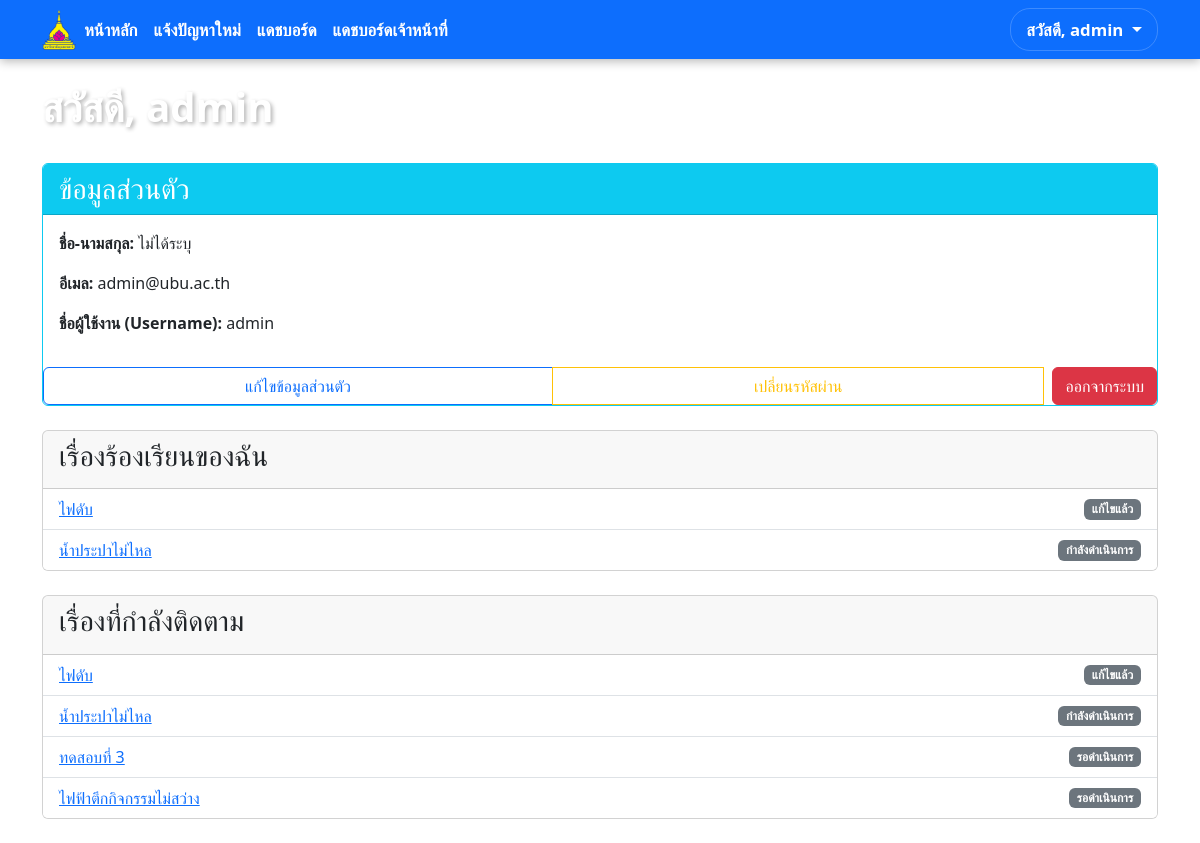
Before: /profile/ (signed in) with the older database file.
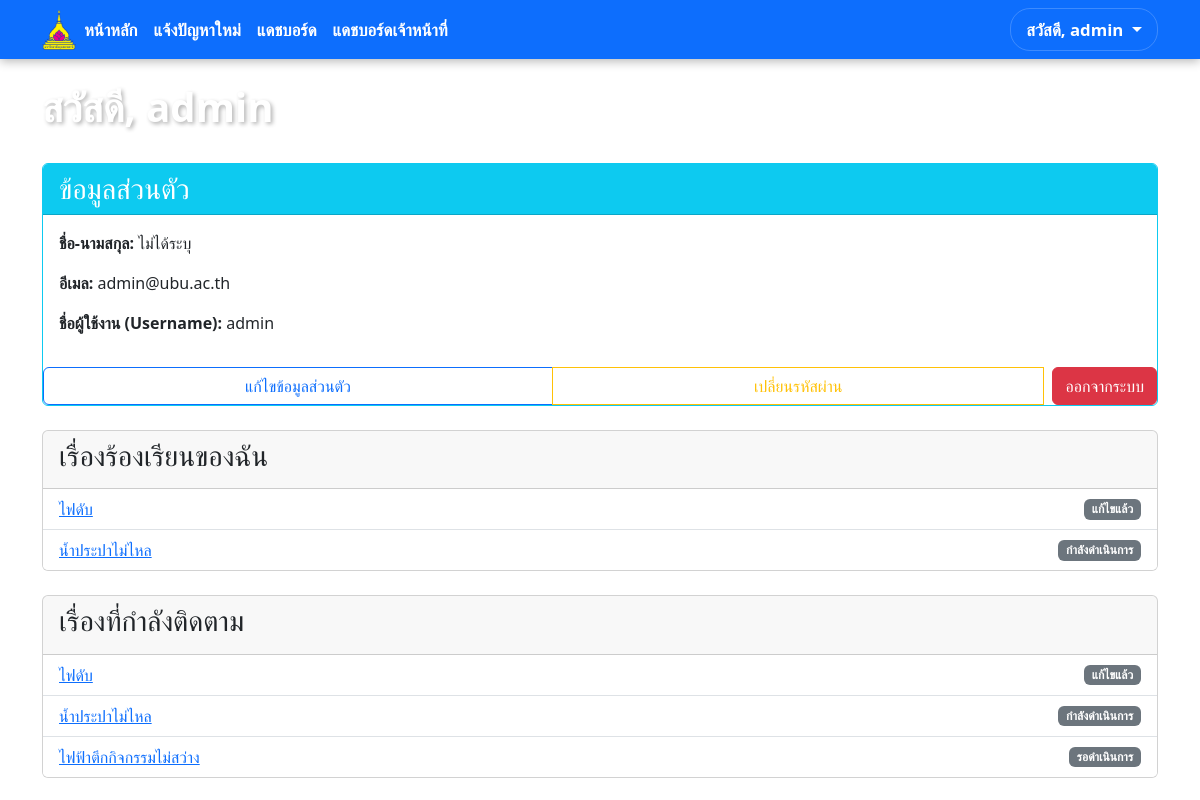
After: the same page with the newer database file.
### core/models.py (models this page shows, shortened)
class Case(models.Model):
    STATUS_CHOICES = [
        ('pending', 'รอดำเนินการ'),
        ('in_progress', 'กำลังดำเนินการ'),
        ('resolved', 'แก้ไขแล้ว'),
    ]
    CATEGORY_CHOICES = [
        ('electrical', 'ไฟฟ้า'),
        ('water_supply', 'ประปา'),
        ('road_damage', 'ถนน/ทางเท้า'),
        ('other', 'อื่นๆ'),
    ]
    title = models.CharField(max_length=200)
    description = models.TextField()
    status = models.CharField(max_length=20, choices=STATUS_CHOICES, default='pending')
    category = models.CharField(max_length=50, choices=CATEGORY_CHOICES)
    reporter = models.ForeignKey(User, on_delete=models.CASCADE, related_name='reported_cases')
    created_at = models.DateTimeField(auto_now_add=True)
    updated_at = models.DateTimeField(auto_now=True)
    image_file = models.ImageField(upload_to='case_images/', blank=True, null=True)

### core/views.py (the view)
# urls.py: path('profile/', views.profile_view, name='profile'),
@login_required
def profile_view(request):
    my_cases = Case.objects.filter(reporter=request.user).order_by('-created_at')
    following_cases = Case.objects.filter(followers__user=request.user).order_by('-created_at')
    context = {
        'my_cases': my_cases,
        'following_cases': following_cases,
    }
    return render(request, 'core/profile.html', context)

### core/templates/core/profile.html (shortened to what this page needs)
{% extends 'core/base.html' %}
{% block content %}
<div class="d-flex justify-content-between align-items-center mb-4">
    <h1 class="text-white fw-bold" style="text-shadow: 2px 2px 4px rgba(0,0,0,0.3);">
    สวัสดี, {{ request.user.first_name|default:request.user.username }}
</h1>
    </div>
<div class="card mb-4 border-info">
    <div class="card-header bg-info text-white">
        <h3 class="mb-0">ข้อมูลส่วนตัว</h3>
    </div>
    <div class="card-body">
        <p><strong>ชื่อ-นามสกุล:</strong> {{ request.user.get_full_name|default:"ไม่ได้ระบุ" }}</p>
        <p><strong>อีเมล:</strong> {{ request.user.email|default:"ไม่ได้ระบุ" }}</p>
        <p><strong>ชื่อผู้ใช้งาน (Username):</strong> {{ request.user.username }}</p>
    </div>
    <div class="btn-group">
        <a href="{% url 'edit_profile' %}" class="btn btn-outline-primary">
             แก้ไขข้อมูลส่วนตัว
        </a>
        <a href="{% url 'change_password' %}" class="btn btn-outline-warning">
             เปลี่ยนรหัสผ่าน
        </a>
        <form method="post" action="{% url 'logout' %}" class="d-inline">
            <button type="submit" class="btn btn-danger ms-2">ออกจากระบบ</button>
        </form>
    </div>
</div>
    <div class="card mb-4">
        <div class="card-header">
            <h3>เรื่องร้องเรียนของฉัน</h3>
        </div>
        <ul class="list-group list-group-flush">
            {% if my_cases %}
                {% for case in my_cases %}
                    <li class="list-group-item d-flex justify-content-between align-items-center">
                        <a href="{% url 'case_detail' case.id %}">{{ case.title }}</a>
                        <span class="badge bg-secondary">{{ case.get_status_display }}</span>
                    </li>
                {% endfor %}
            {% else %}
                <li class="list-group-item text-muted">คุณยังไม่ได้แจ้งเรื่องร้องเรียนใดๆ</li>
            {% endif %}
        </ul>
    </div>
    <div class="card mb-4">
        <div class="card-header">
            <h3>เรื่องที่กำลังติดตาม</h3>
        </div>
        <ul class="list-group list-group-flush">
            {% if following_cases %}
                {% for case in following_cases %}
                    <li class="list-group-item d-flex justify-content-between align-items-center">
                        <a href="{% url 'case_detail' case.id %}">{{ case.title }}</a>
                        <span class="badge bg-secondary">{{ case.get_status_display }}</span>
                    </li>
                {% endfor %}
            {% else %}
                <li class="list-group-item text-muted">คุณยังไม่ได้ติดตามเรื่องร้องเรียนใดๆ</li>
            {% endif %}
        </ul>
    </div>
{% endblock %}

Changed rows visible on the page:
removed Case: title "ทดสอบที่ 3", status "รอดำเนินการ", shown under "เรื่องที่กำลังติดตาม"
